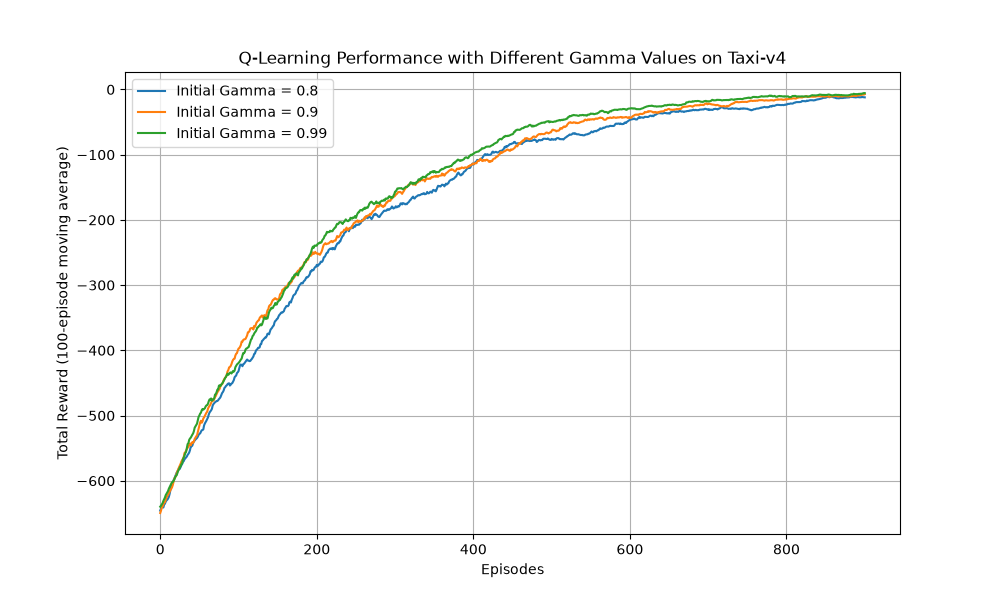

Write Python code to recreate this figure.
import gymnasium as gym
import numpy as np
import random
import matplotlib.pyplot as plt

def train_q_learning(
    env_name="Taxi-v4",
    n_episodes=1000,
    max_steps=200,
    alpha=0.1,       # Learning rate
    gamma=0.99,      # Discount factor
    epsilon=1.0,     # Initial exploration rate
    epsilon_decay=0.995,
    min_epsilon=0.01
):
    env = gym.make(env_name)
    
    # Initialize Q-table with zeros
    state_size = env.observation_space.n
    action_size = env.action_space.n
    q_table = np.zeros((state_size, action_size))
    
    rewards_per_episode = []
    
    for episode in range(n_episodes):
        state, _ = env.reset()
        total_episode_reward = 0
        
        for step in range(max_steps):
            # Epsilon-greedy action selection
            if random.uniform(0, 1) < epsilon:
                action = env.action_space.sample() # Explore
            else:
                action = np.argmax(q_table[state]) # Exploit
                
            next_state, reward, terminated, truncated, _ = env.step(action)
            
            # Q-learning update rule
            best_next_action = np.argmax(q_table[next_state])
            td_target = reward + gamma * q_table[next_state, best_next_action] * (not terminated)
            td_error = td_target - q_table[state, action]
            q_table[state, action] += alpha * td_error
            
            state = next_state
            total_episode_reward += reward
            
            if terminated or truncated:
                break
                
        # Decay epsilon
        epsilon = max(min_epsilon, epsilon * epsilon_decay)
        rewards_per_episode.append(total_episode_reward)
        
    env.close()
    return q_table, rewards_per_episode

# Example: Investigate different hyperparameters
gammas = [0.8, 0.9, 0.99]
results = {}

for g in gammas:
    print(f"Training with discount factor (gamma) = {g}...")
    _, rewards = train_q_learning(gamma=g)
    results[g] = rewards

# Plotting the results to analyze hyperparameter behavior
plt.figure(figsize=(10, 6))
for g, rewards in results.items():
    # Smooth rewards for cleaner visualization (moving average)
    smoothed_rewards = np.convolve(rewards, np.ones(100)/100, mode='valid')
    plt.plot(smoothed_rewards, label=f"Initial Gamma = {g}")

plt.xlabel("Episodes")
plt.ylabel("Total Reward (100-episode moving average)")
plt.title("Q-Learning Performance with Different Gamma Values on Taxi-v4")
plt.legend()
plt.grid(True)
plt.savefig("gamma_test.png")
plt.show()
